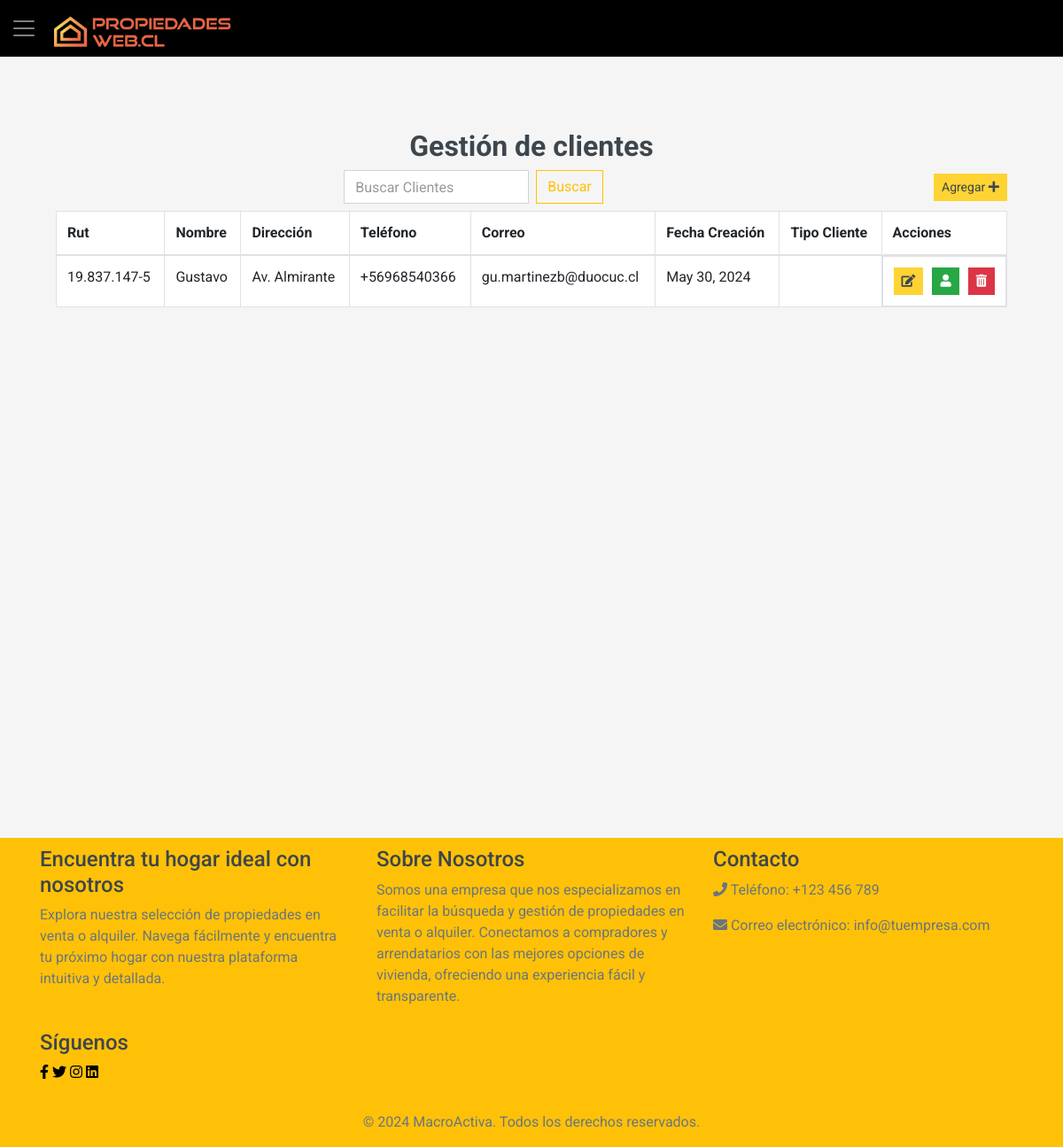
/cliente_list/ (signed in), run on an earlier commit of the app's database.
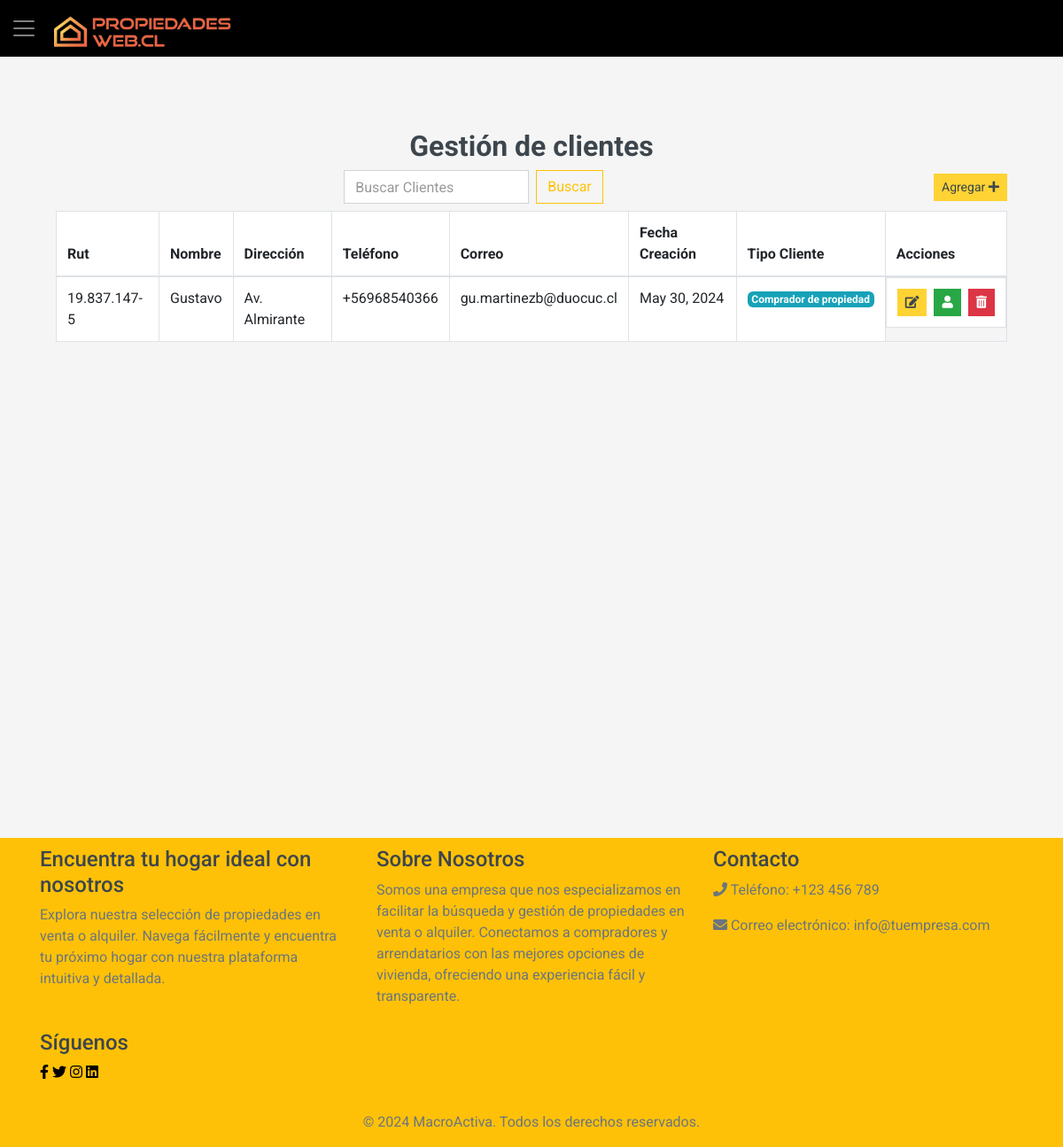
And on a later commit of the database.
### core/models.py (models this page shows, shortened)
class Cliente(models.Model):
    rut = models.CharField(max_length=12)
    nombre = models.CharField(max_length=50)
    direccion = models.CharField(max_length=100)
    telefono = models.CharField(max_length=12)
    correo = models.CharField(max_length=200)
    fecha_creacion = models.DateField()
    empresa = models.ForeignKey(EmpresaCorredora, on_delete=models.CASCADE)

class Tipo_Cliente(models.Model):
    id_tipo = models.AutoField(primary_key=True)
    tipo_cliente = models.CharField(max_length=50)
    cliente = models.ForeignKey(Cliente, on_delete=models.CASCADE)

### core/views.py (the view, shortened to what this page needs)
# urls.py: path('cliente_list/', views.cliente_list, name='cliente_list'),
@login_required
def cliente_list(request):
    form = frmCliente()
    form_tipo_cliente = frmTipoCliente()
    empresa = request.user
    clientes = Cliente.objects.filter(empresa=empresa).order_by('-fecha_creacion')
    contexto = {}
    default_page = 1
    page = request.GET.get('page', default_page)
    query = request.GET.get('q')
    items_per_page = 5  # Ajusta el número de elementos por página según tus necesidades
    paginator = Paginator(clientes, items_per_page)
    try:
        clientes = paginator.page(page)
    except PageNotAnInteger:
        clientes = paginator.page(default_page)
    except EmptyPage:
        clientes = paginator.page(paginator.num_pages)
    contexto["form"] = form
    contexto["form_tipo_cliente"] = form_tipo_cliente
    contexto["clientes"] = clientes
    return render(request, 'core/clientes.html', contexto)

### core/forms.py
class frmCliente(forms.ModelForm):
    class Meta:
        model=Cliente
        fields=["rut","nombre","direccion","telefono","correo","fecha_creacion"]
        widgets = {
            'fecha_creacion': forms.DateInput(attrs={'type': 'date'})
        }

class frmTipoCliente(forms.ModelForm):
    class Meta:
        model=Tipo_Cliente
        fields=["tipo_cliente"]

### core/templates/core/clientes.html (shortened to what this page needs)
{% extends "core/base.html" %}
{% load static %}
{% load crispy_forms_tags %}
{% block content %}
<div class="container-fluid mb-3">
    <h2 style="text-align:center;">Gestión de clientes</h2>
    <div class="row">
        <div class="col-lg-12 d-flex justify-content-between align-items-center mb-2">
            <div class="flex-grow-1 d-flex justify-content-center">
            <form method="get" action="{% url 'cliente_list' %}" class="form-inline my-2 my-lg-0">
                <input class="form-control mr-sm-2" name="q" type="search" placeholder="Buscar Clientes" aria-label="Search">
                <button class="btn btn-outline-warning my-2 my-sm-0" type="submit">Buscar</button>
            </form>
        </div>
        <button class="btn btn-primary btn-sm me-5" data-toggle="modal" data-target="#addModal">Agregar <i class="fas fa-plus"></i></button>
    </div>
</div>
<div class="row px-xl-5">
    <div class="col-lg-12">
    {% if clientes %}
    <table class="table table-bordered">
        <thead>
            <tr>
                <th scope="col">Rut</th>
                <th scope="col">Nombre</th>
                <th scope="col">Dirección</th>
                <th scope="col">Teléfono</th>
                <th scope="col">Correo</th>
                <th scope="col">Fecha Creación</th>
                <th scope="col">Tipo Cliente</th>
                <th scope="col">Acciones</th>
            </tr>
        </thead>
        <tbody>
            {% for cliente in clientes %}
            <tr>
                <td>{{ cliente.rut }}</td>
                <td>{{ cliente.nombre }}</td>
                <td>{{ cliente.direccion }}</td>
                <td>{{ cliente.telefono }}</td>
                <td>{{ cliente.correo }}</td>
                <td>{{ cliente.fecha_creacion }}</td>
                <td>
                    {% for tipo in cliente.tipo_cliente_set.all %}
                        <span class="badge badge-info">{{ tipo.tipo_cliente }}</span>
                    {% endfor %}
                </td>
                <td class="d-flex justify-content-between">
                    <button class="btn btn-sm btn-primary edit-btn mr-2" data-id="{{ cliente.id}}" data-rut="{{cliente.rut}}" data-nombre="{{ cliente.nombre }}" data-direccion="{{ cliente.direccion }}" data-telefono="{{ cliente.telefono }}" data-correo="{{ cliente.correo }}">
                        <i class="fas fa-edit"></i>
                    </button>
                    <button class="btn btn-sm btn-success add-tipo-cliente-btn mr-2" data-id="{{ cliente.id }}">
                        <i class="fas fa-user"></i>
                    </button>
                    <button class="btn btn-sm btn-danger delete-btn" data-id="{{ cliente.id }}">
                        <i class="fas fa-trash-alt"></i>
                    </button>
                </td>
            </tr>
            {% endfor %}
        </tbody>
    </table>
    {% else %}
    <div class="text-center mt-5">
        <h3>Ningún cliente encontrado</h3>
        <i class="fas fa-user-friends fa-5x"></i>
    </div>
    {% endif %}
        </div>
    </div>
</div>
{% endblock %}

What changed in the data, as far as the page shows it:
added Tipo_Cliente: tipo_cliente "Comprador de propiedad"
